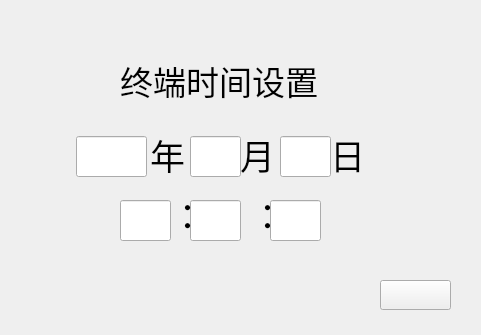
<?xml version="1.0" encoding="UTF-8"?>
<ui version="4.0">
 <class>MntTime</class>
 <widget class="QWidget" name="MntTime">
  <property name="geometry">
   <rect>
    <x>0</x>
    <y>0</y>
    <width>481</width>
    <height>335</height>
   </rect>
  </property>
  <property name="windowTitle">
   <string>Form</string>
  </property>
  <property name="styleSheet">
   <string notr="true"/>
  </property>
  <widget class="QWidget" name="widget" native="true">
   <property name="geometry">
    <rect>
     <x>0</x>
     <y>0</y>
     <width>481</width>
     <height>335</height>
    </rect>
   </property>
   <property name="styleSheet">
    <string notr="true">#widget{border-image: url(:/new/imgs/images/6_5_1.png);}</string>
   </property>
   <widget class="QLabel" name="label_3">
    <property name="geometry">
     <rect>
      <x>240</x>
      <y>130</y>
      <width>41</width>
      <height>50</height>
     </rect>
    </property>
    <property name="font">
     <font>
      <pointsize>26</pointsize>
     </font>
    </property>
    <property name="text">
     <string>月</string>
    </property>
   </widget>
   <widget class="QLineEdit" name="lineEdit_5">
    <property name="geometry">
     <rect>
      <x>190</x>
      <y>200</y>
      <width>51</width>
      <height>41</height>
     </rect>
    </property>
   </widget>
   <widget class="QLineEdit" name="lineEdit_2">
    <property name="geometry">
     <rect>
      <x>190</x>
      <y>136</y>
      <width>51</width>
      <height>41</height>
     </rect>
    </property>
   </widget>
   <widget class="QPushButton" name="pushButton_save">
    <property name="geometry">
     <rect>
      <x>380</x>
      <y>280</y>
      <width>71</width>
      <height>30</height>
     </rect>
    </property>
    <property name="text">
     <string/>
    </property>
    <property name="icon">
     <iconset resource="../../imgs.qrc">
      <normaloff>:/new/imgs/images/save.png</normaloff>:/new/imgs/images/save.png</iconset>
    </property>
    <property name="iconSize">
     <size>
      <width>90</width>
      <height>30</height>
     </size>
    </property>
   </widget>
   <widget class="QLineEdit" name="lineEdit_3">
    <property name="geometry">
     <rect>
      <x>280</x>
      <y>136</y>
      <width>51</width>
      <height>41</height>
     </rect>
    </property>
   </widget>
   <widget class="QLabel" name="label_6">
    <property name="geometry">
     <rect>
      <x>250</x>
      <y>190</y>
      <width>21</width>
      <height>50</height>
     </rect>
    </property>
    <property name="font">
     <font>
      <pointsize>26</pointsize>
     </font>
    </property>
    <property name="text">
     <string>：</string>
    </property>
   </widget>
   <widget class="QLabel" name="label_2">
    <property name="geometry">
     <rect>
      <x>150</x>
      <y>130</y>
      <width>41</width>
      <height>50</height>
     </rect>
    </property>
    <property name="font">
     <font>
      <pointsize>26</pointsize>
     </font>
    </property>
    <property name="text">
     <string>年</string>
    </property>
   </widget>
   <widget class="QLineEdit" name="lineEdit_4">
    <property name="geometry">
     <rect>
      <x>120</x>
      <y>200</y>
      <width>51</width>
      <height>41</height>
     </rect>
    </property>
   </widget>
   <widget class="QLineEdit" name="lineEdit_7">
    <property name="geometry">
     <rect>
      <x>270</x>
      <y>200</y>
      <width>51</width>
      <height>41</height>
     </rect>
    </property>
   </widget>
   <widget class="QLabel" name="label_4">
    <property name="geometry">
     <rect>
      <x>330</x>
      <y>130</y>
      <width>41</width>
      <height>50</height>
     </rect>
    </property>
    <property name="font">
     <font>
      <pointsize>26</pointsize>
     </font>
    </property>
    <property name="text">
     <string>日</string>
    </property>
   </widget>
   <widget class="QLabel" name="label">
    <property name="geometry">
     <rect>
      <x>120</x>
      <y>60</y>
      <width>221</width>
      <height>41</height>
     </rect>
    </property>
    <property name="font">
     <font>
      <pointsize>25</pointsize>
     </font>
    </property>
    <property name="text">
     <string>终端时间设置</string>
    </property>
   </widget>
   <widget class="QLabel" name="label_5">
    <property name="geometry">
     <rect>
      <x>170</x>
      <y>190</y>
      <width>21</width>
      <height>50</height>
     </rect>
    </property>
    <property name="font">
     <font>
      <pointsize>26</pointsize>
     </font>
    </property>
    <property name="text">
     <string>：</string>
    </property>
   </widget>
   <widget class="QLineEdit" name="lineEdit">
    <property name="geometry">
     <rect>
      <x>76</x>
      <y>136</y>
      <width>71</width>
      <height>41</height>
     </rect>
    </property>
   </widget>
  </widget>
 </widget>
 <resources>
  <include location="../../imgs.qrc"/>
 </resources>
 <connections/>
</ui>
